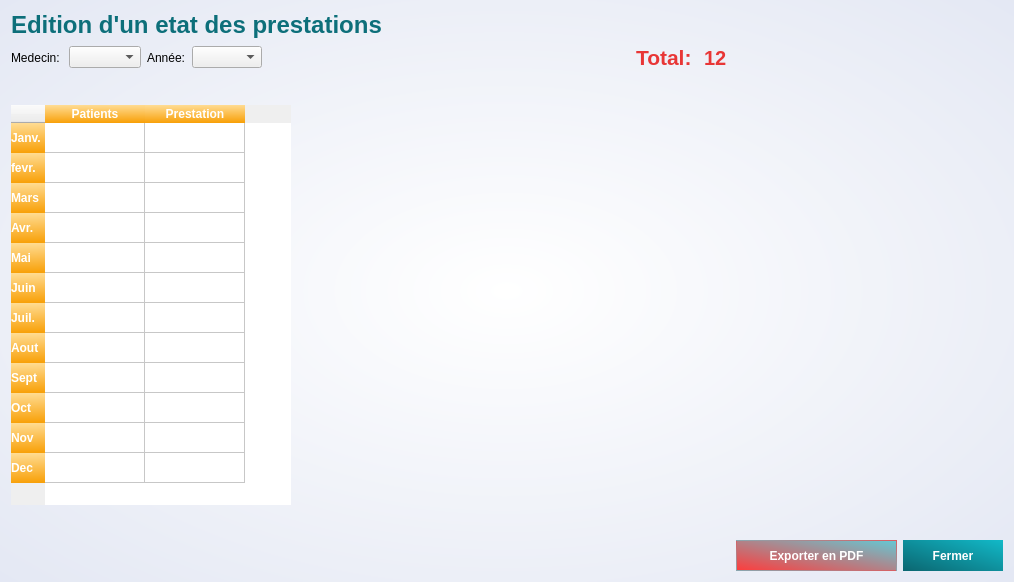
<?xml version="1.0" encoding="UTF-8"?>
<ui version="4.0">
 <class>prestDialog</class>
 <widget class="QDialog" name="prestDialog">
  <property name="geometry">
   <rect>
    <x>0</x>
    <y>0</y>
    <width>1014</width>
    <height>582</height>
   </rect>
  </property>
  <property name="minimumSize">
   <size>
    <width>1014</width>
    <height>582</height>
   </size>
  </property>
  <property name="maximumSize">
   <size>
    <width>1014</width>
    <height>582</height>
   </size>
  </property>
  <property name="windowTitle">
   <string>Dialog</string>
  </property>
  <property name="styleSheet">
   <string notr="true">*{
font: 75 11pt &quot;Calibri&quot;;
}
#prestDialog{
background-color: qradialgradient(spread:pad, cx:0.494318, cy:0.5, radius:0.859, fx:0.5, fy:0.5, stop:0 rgba(255, 255, 255, 255), stop:1 rgba(222, 227, 241, 255));
}
#prestTable{
	selection-background-color:rgb(3, 225, 133);
	alternate-background-color: rgb(240, 247, 255);
	selection-color: white;
	border: none;
}
#prestTable QHeaderView::section{
background-color: qlineargradient(spread:pad, x1:0.505, y1:1, x2:0.477, y2:0, stop:0 rgba(248, 160, 8, 255), stop:1 rgba(255, 220, 147, 255));
color: white;
border: none;
font-weight: bold;
}</string>
  </property>
  <layout class="QVBoxLayout" name="verticalLayout_2">
   <item>
    <layout class="QHBoxLayout" name="horizontalLayout_15">
     <item>
      <widget class="QLabel" name="label_25">
       <property name="text">
        <string>&lt;html&gt;&lt;head/&gt;&lt;body&gt;&lt;p&gt;&lt;span style=&quot; font-size:18pt; font-weight:600; color:#0d6f7a;&quot;&gt;Edition d'un etat des prestations &lt;/span&gt;&lt;/p&gt;&lt;/body&gt;&lt;/html&gt;</string>
       </property>
      </widget>
     </item>
     <item>
      <spacer name="horizontalSpacer_6">
       <property name="orientation">
        <enum>Qt::Horizontal</enum>
       </property>
       <property name="sizeHint" stdset="0">
        <size>
         <width>40</width>
         <height>20</height>
        </size>
       </property>
      </spacer>
     </item>
    </layout>
   </item>
   <item>
    <layout class="QHBoxLayout" name="horizontalLayout">
     <item>
      <widget class="QLabel" name="label_22">
       <property name="text">
        <string>Medecin: </string>
       </property>
      </widget>
     </item>
     <item>
      <widget class="QComboBox" name="listeMed">
       <property name="styleSheet">
        <string notr="true"/>
       </property>
      </widget>
     </item>
     <item>
      <widget class="QLabel" name="label_23">
       <property name="text">
        <string>Année:</string>
       </property>
      </widget>
     </item>
     <item>
      <widget class="QComboBox" name="yearPrest">
       <property name="maximumSize">
        <size>
         <width>70</width>
         <height>16777215</height>
        </size>
       </property>
       <property name="styleSheet">
        <string notr="true"/>
       </property>
      </widget>
     </item>
     <item>
      <spacer name="horizontalSpacer_2">
       <property name="orientation">
        <enum>Qt::Horizontal</enum>
       </property>
       <property name="sizeHint" stdset="0">
        <size>
         <width>40</width>
         <height>20</height>
        </size>
       </property>
      </spacer>
     </item>
     <item>
      <layout class="QHBoxLayout" name="horizontalLayout_16">
       <item>
        <widget class="QLabel" name="label_27">
         <property name="styleSheet">
          <string notr="true"/>
         </property>
         <property name="text">
          <string>&lt;html&gt;&lt;head/&gt;&lt;body&gt;&lt;p&gt;&lt;span style=&quot; font-size:16pt; font-weight:600; color:#e83636;&quot;&gt;Total: &lt;/span&gt;&lt;/p&gt;&lt;/body&gt;&lt;/html&gt;</string>
         </property>
        </widget>
       </item>
       <item>
        <widget class="QLabel" name="totalPrest">
         <property name="styleSheet">
          <string notr="true">font-size: 15pt;
font-weight: bold;
color: #e83636;</string>
         </property>
         <property name="text">
          <string>12</string>
         </property>
        </widget>
       </item>
       <item>
        <spacer name="horizontalSpacer_3">
         <property name="orientation">
          <enum>Qt::Horizontal</enum>
         </property>
         <property name="sizeHint" stdset="0">
          <size>
           <width>40</width>
           <height>20</height>
          </size>
         </property>
        </spacer>
       </item>
      </layout>
     </item>
    </layout>
   </item>
   <item>
    <spacer name="verticalSpacer_3">
     <property name="orientation">
      <enum>Qt::Vertical</enum>
     </property>
     <property name="sizeHint" stdset="0">
      <size>
       <width>20</width>
       <height>40</height>
      </size>
     </property>
    </spacer>
   </item>
   <item>
    <layout class="QHBoxLayout" name="horizontalLayout_3">
     <item>
      <layout class="QVBoxLayout" name="verticalLayout">
       <item>
        <widget class="QTableWidget" name="prestTable">
         <property name="minimumSize">
          <size>
           <width>280</width>
           <height>0</height>
          </size>
         </property>
         <property name="maximumSize">
          <size>
           <width>400</width>
           <height>16777215</height>
          </size>
         </property>
         <row>
          <property name="text">
           <string>Janv.</string>
          </property>
         </row>
         <row>
          <property name="text">
           <string>fevr.</string>
          </property>
         </row>
         <row>
          <property name="text">
           <string>Mars</string>
          </property>
         </row>
         <row>
          <property name="text">
           <string>Avr.</string>
          </property>
         </row>
         <row>
          <property name="text">
           <string>Mai</string>
          </property>
         </row>
         <row>
          <property name="text">
           <string>Juin</string>
          </property>
         </row>
         <row>
          <property name="text">
           <string>Juil.</string>
          </property>
         </row>
         <row>
          <property name="text">
           <string>Aout</string>
          </property>
         </row>
         <row>
          <property name="text">
           <string>Sept</string>
          </property>
         </row>
         <row>
          <property name="text">
           <string>Oct</string>
          </property>
         </row>
         <row>
          <property name="text">
           <string>Nov</string>
          </property>
         </row>
         <row>
          <property name="text">
           <string>Dec</string>
          </property>
         </row>
         <column>
          <property name="text">
           <string>Patients</string>
          </property>
         </column>
         <column>
          <property name="text">
           <string>Prestation</string>
          </property>
         </column>
        </widget>
       </item>
      </layout>
     </item>
     <item>
      <widget class="QFrame" name="allPrestHisto">
       <property name="minimumSize">
        <size>
         <width>700</width>
         <height>400</height>
        </size>
       </property>
       <layout class="QVBoxLayout" name="verticalLayout_11"/>
      </widget>
     </item>
     <item>
      <spacer name="horizontalSpacer_4">
       <property name="orientation">
        <enum>Qt::Horizontal</enum>
       </property>
       <property name="sizeHint" stdset="0">
        <size>
         <width>40</width>
         <height>20</height>
        </size>
       </property>
      </spacer>
     </item>
    </layout>
   </item>
   <item>
    <spacer name="verticalSpacer">
     <property name="orientation">
      <enum>Qt::Vertical</enum>
     </property>
     <property name="sizeHint" stdset="0">
      <size>
       <width>20</width>
       <height>40</height>
      </size>
     </property>
    </spacer>
   </item>
   <item>
    <layout class="QHBoxLayout" name="horizontalLayout_2">
     <item>
      <spacer name="horizontalSpacer">
       <property name="orientation">
        <enum>Qt::Horizontal</enum>
       </property>
       <property name="sizeHint" stdset="0">
        <size>
         <width>40</width>
         <height>20</height>
        </size>
       </property>
      </spacer>
     </item>
     <item>
      <layout class="QHBoxLayout" name="horizontalLayout_4">
       <item>
        <widget class="QPushButton" name="printPrest">
         <property name="minimumSize">
          <size>
           <width>161</width>
           <height>31</height>
          </size>
         </property>
         <property name="styleSheet">
          <string notr="true">#printPrest{
border:none;
border: 1px solid qlineargradient(spread:pad, x1:1, y1:0, x2:0, y2:1, stop:0 rgba(255, 59, 59, 255), stop:1 rgba(98, 202, 214, 255));
background-color: qlineargradient(spread:pad, x1:0, y1:1, x2:1, y2:0, stop:0 rgba(255, 59, 59, 255), stop:1 rgba(98, 202, 214, 255));
color: rgb(232, 54, 54);
color: white;
font-weight: bold;
}
#printPrest:hover{
background-color: qlineargradient(spread:pad, x1:0, y1:1, x2:1, y2:0, stop:0 rgba(255, 34, 34, 255), stop:1 rgba(55, 198, 214, 255));
}</string>
         </property>
         <property name="text">
          <string>Exporter en PDF</string>
         </property>
        </widget>
       </item>
       <item>
        <widget class="QPushButton" name="cancelBtn">
         <property name="minimumSize">
          <size>
           <width>100</width>
           <height>31</height>
          </size>
         </property>
         <property name="styleSheet">
          <string notr="true">#cancelBtn{
border:none;
background-color: qlineargradient(spread:pad, x1:0, y1:1, x2:1, y2:0, stop:0 rgba(11, 102, 112, 255), stop:1 rgba(18, 185, 200, 255));
color: rgb(232, 54, 54);
color: white;
font-weight: bold;
}
#cancelBtn:hover{
background-color: qlineargradient(spread:pad, x1:0, y1:1, x2:1, y2:0, stop:0 rgba(9, 87, 94, 255), stop:1 rgba(15, 174, 182, 255));
}</string>
         </property>
         <property name="text">
          <string>Fermer</string>
         </property>
        </widget>
       </item>
      </layout>
     </item>
    </layout>
   </item>
  </layout>
 </widget>
 <resources/>
 <connections/>
</ui>
